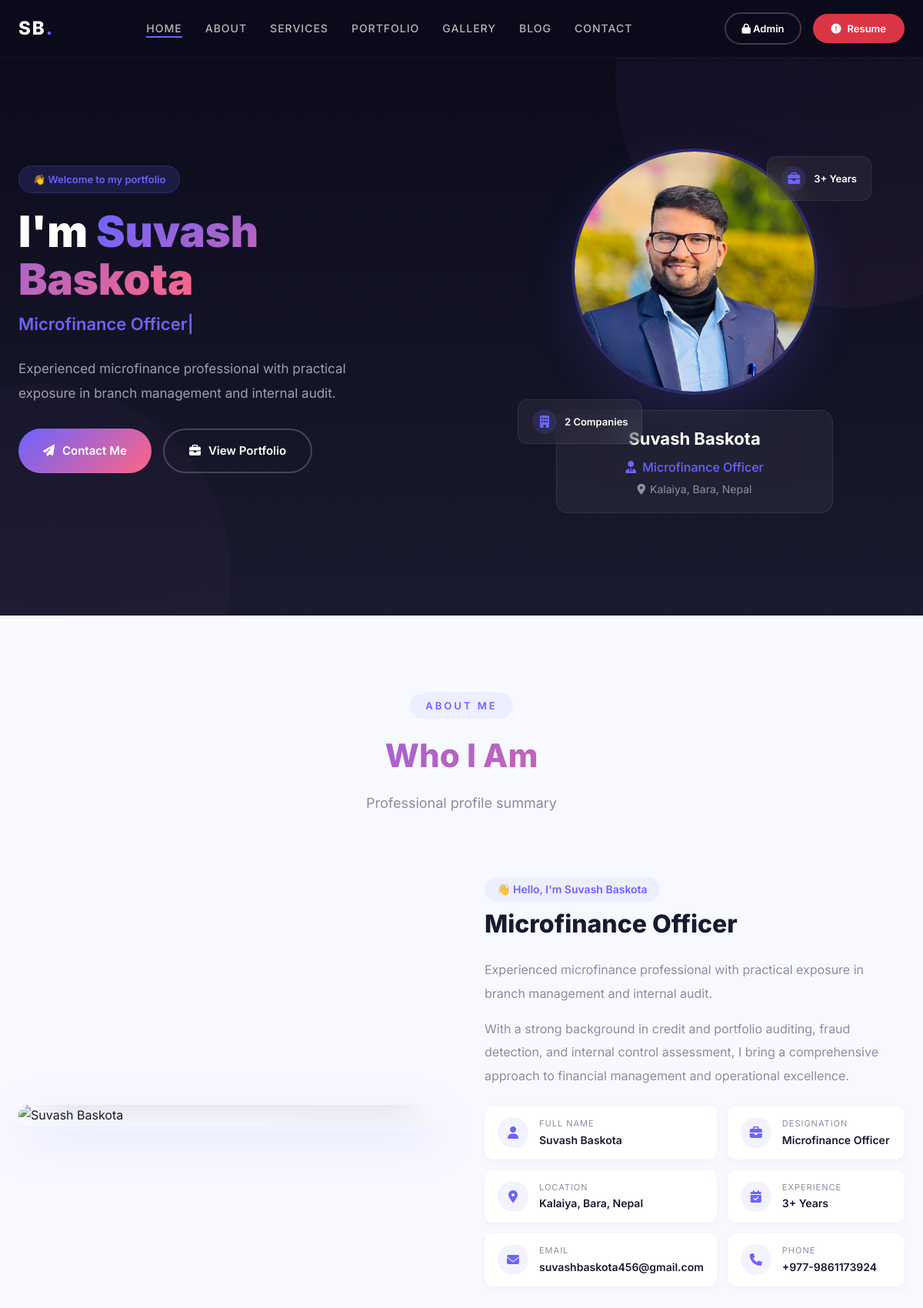
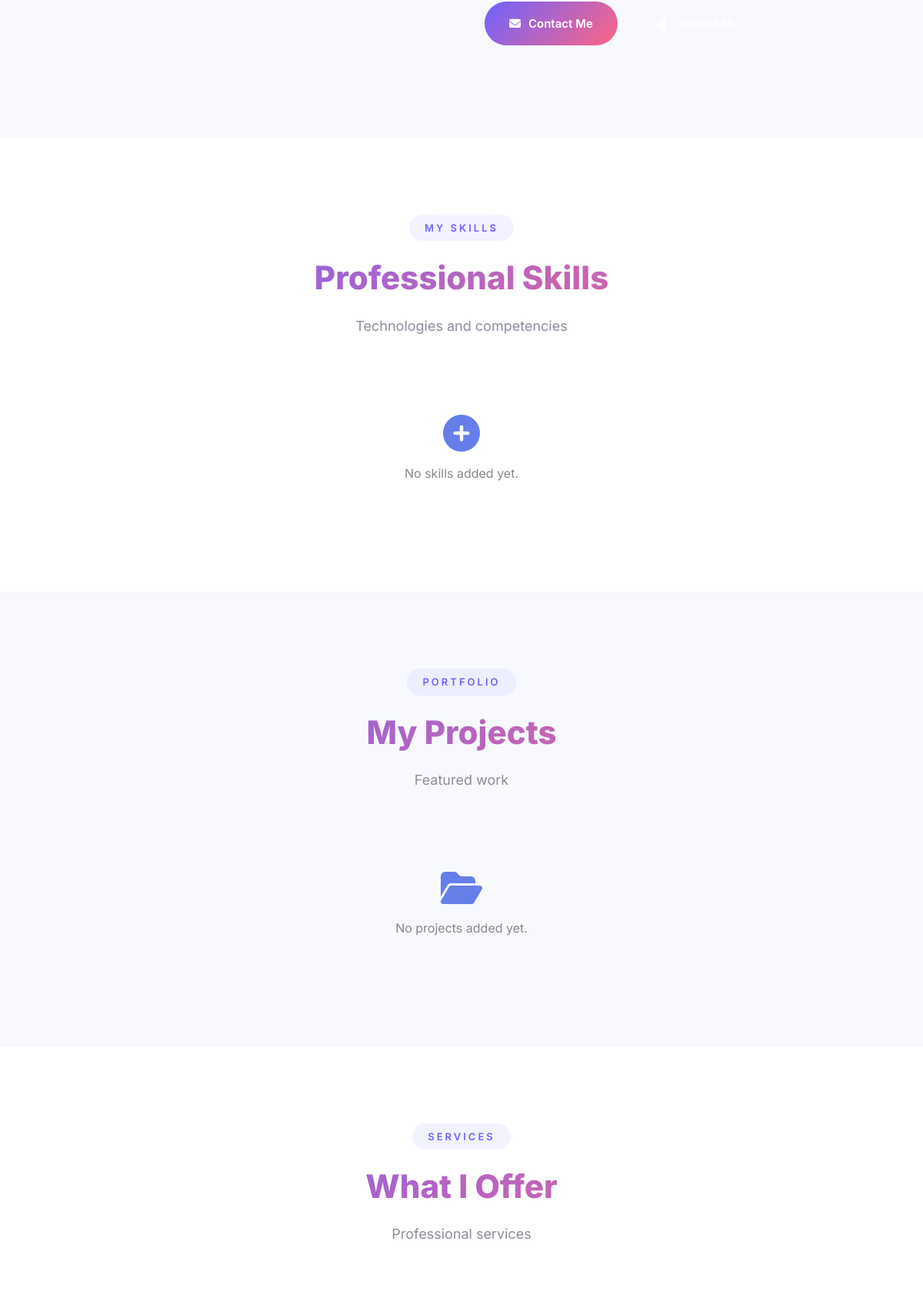
The page / (upper part) on the database its author committed (2 pictures, top to bottom).
### tables this page shows
CREATE TABLE IF NOT EXISTS about (
    id INT(11) AUTO_INCREMENT PRIMARY KEY,
    name VARCHAR(100) NOT NULL,
    designation VARCHAR(100),
    location VARCHAR(200),
    email VARCHAR(100),
    phone VARCHAR(50),
    experience VARCHAR(50),
    about_text TEXT,
    profile_image VARCHAR(255),
    cv_file VARCHAR(255),
    facebook VARCHAR(255),
    linkedin VARCHAR(255),
    twitter VARCHAR(255),
    youtube VARCHAR(255),
    instagram VARCHAR(255),
    updated_at TIMESTAMP DEFAULT CURRENT_TIMESTAMP ON UPDATE CURRENT_TIMESTAMP
);

### config.php (called while the page is built, shortened)
<?php
function isAdminLoggedIn() {
    return isset($_SESSION['admin_id']) && !empty($_SESSION['admin_id']);
}
function getAboutInfo($conn) {
    $result = $conn->query("SELECT * FROM about LIMIT 1");
    if ($result && $result->num_rows > 0) {
        return $result->fetch_assoc();
    }
    return null;
}
function getSkills($conn) {
    return $conn->query("SELECT * FROM skills ORDER BY percentage DESC");
}
function getFeaturedProjects($conn, $limit = 6) {
    $limit = (int)$limit;
    return $conn->query("SELECT * FROM projects WHERE featured = 1 ORDER BY created_at DESC LIMIT $limit");
}
function getServices($conn) {
    return $conn->query("SELECT * FROM services ORDER BY created_at ASC");
}
?>

### index.php (the view, shortened to what this page needs)
<?php
require_once 'config.php';
$about = getAboutInfo($conn);
$skills = getSkills($conn);
$projects = getFeaturedProjects($conn, 6);
$services = getServices($conn);
$isLoggedIn = isAdminLoggedIn();
$currentPhoto = 'profile.jpg';
$resumePath = __DIR__ . '/uploads/resume.pdf';
$resumeExists = file_exists($resumePath);
?>
<!DOCTYPE html>
<html lang="en">
<head>
    <link rel="stylesheet" href="https://cdnjs.cloudflare.com/ajax/libs/font-awesome/6.5.0/css/all.min.css">
</head>
<body>
<header class="header" id="header">
    <nav class="navbar">
        <div class="container">
            <div class="nav-content">
                <div class="logo">
                    <a href="index.php">SB<span>.</span></a>
                </div>
                <ul class="nav-menu" id="navMenu">
                    <li><a href="index.php" class="active">Home</a></li>
                    <li><a href="#about">About</a></li>
                    <li><a href="#services">Services</a></li>
                    <li><a href="#portfolio">Portfolio</a></li>
                    <li><a href="gallery.php">Gallery</a></li>
                    <li><a href="blog.php">Blog</a></li>
                    <li><a href="#contact">Contact</a></li>
                </ul>
                <div class="nav-actions">
                    <?php if ($isLoggedIn): ?>
                        <a href="admin/dashboard.php" class="btn-nav-outline" style="border-color:rgba(108,99,255,0.5);">
                            <i class="fas fa-user-shield"></i> Dashboard
                        </a>
                    <?php else: ?>
                        <a href="admin/login.php" class="btn-nav-outline">
                            <i class="fas fa-lock"></i> Admin
                        </a>
                    <?php endif; ?>
                    <?php if ($resumeExists): ?>
                        <a href="uploads/resume.pdf" class="btn-resume" download>
                            <i class="fas fa-download"></i> Resume
                        </a>
                    <?php else: ?>
                        <a href="#contact" class="btn-resume-missing">
                            <i class="fas fa-exclamation-circle"></i> Resume
                        </a>
                    <?php endif; ?>
                </div>
            </div>
        </div>
    </nav>
</header>
<section class="hero" id="home">
    <div class="container">
        <div class="hero-content">
            <div class="hero-text">
                <span class="hero-badge">👋 Welcome to my portfolio</span>
                <h1 class="hero-title">
                    I'm <span class="highlight"><?php echo htmlspecialchars($about['name'] ?? 'Suvash Baskota'); ?></span>
                </h1>
                <div class="hero-role">
                    <span class="typed-text" id="typed-text"></span>
                </div>
                <p class="hero-description">
                    <?php echo htmlspecialchars($about['about_text'] ?? 'Experienced microfinance professional with practical exposure in branch management and internal audit.'); ?>
                </p>
                <div class="hero-buttons">
                    <a href="#contact" class="btn-primary">
                        <i class="fas fa-paper-plane"></i> Contact Me
                    </a>
                    <a href="#portfolio" class="btn-secondary">
                        <i class="fas fa-briefcase"></i> View Portfolio
                    </a>
                </div>
            </div>
            <div class="hero-image">
                <div class="hero-image-wrapper">
                    <div class="photo-container">
                        <img src="uploads/<?php echo $currentPhoto; ?>" alt="<?php echo htmlspecialchars($about['name'] ?? 'Suvash Baskota'); ?>">
                        <div class="photo-badge">
                            <h3 class="badge-name"><?php echo htmlspecialchars($about['name'] ?? 'Suvash Baskota'); ?></h3>
                            <p class="badge-title">
                                <i class="fas fa-user-tie"></i> <?php echo htmlspecialchars($about['designation'] ?? 'Microfinance Officer'); ?>
                            </p>
                            <p class="badge-location">
                                <i class="fas fa-map-marker-alt"></i> <?php echo htmlspecialchars($about['location'] ?? 'Kalaiya, Bara, Nepal'); ?>
                            </p>
                        </div>
                    </div>
                    <div class="floating-card floating-card-1">
                        <i class="fas fa-briefcase"></i>
                        <span><?php echo htmlspecialchars($about['experience'] ?? '3+ Years'); ?></span>
                    </div>
                    <div class="floating-card floating-card-2">
                        <i class="fas fa-building"></i>
                        <span>2 Companies</span>
                    </div>
                </div>
            </div>
        </div>
    </div>
</section>
<section class="about" id="about">
    <div class="container">
        <div class="section-header">
            <span class="section-subtitle">About Me</span>
            <h2 class="section-title">Who I Am</h2>
            <p class="section-description">Professional profile summary</p>
        </div>
        <div class="about-wrapper">
            <div class="about-image-box">
                <div class="image-container">
                    <img src="uploads/<?php echo $about['profile_image'] ?? 'about.jpg'; ?>" alt="<?php echo htmlspecialchars($about['name'] ?? 'Suvash Baskota'); ?>">
                </div>
            </div>
            <div class="about-content-box">
                <div class="about-heading">
                    <span class="about-subtitle">👋 Hello, I'm <?php echo htmlspecialchars($about['name'] ?? 'Suvash Baskota'); ?></span>
                    <h3><?php echo htmlspecialchars($about['designation'] ?? 'Microfinance Professional & Auditor'); ?></h3>
                </div>
                <p class="about-description">
                    <?php echo nl2br(htmlspecialchars($about['about_text'] ?? 'Experienced microfinance professional with practical exposure in branch management and internal audit. Proven ability to lead branch operations, maintain portfolio quality, ensure policy compliance and strengthen internal control systems.')); ?>
                </p>
                <p class="about-description">
                    With a strong background in credit and portfolio auditing, fraud detection, and internal control assessment, I bring a comprehensive approach to financial management and operational excellence.
                </p>
                <div class="info-grid">
                    <div class="info-item">
                        <span class="info-icon"><i class="fas fa-user"></i></span>
                        <div>
                            <span class="info-label">Full Name</span>
                            <span class="info-value"><?php echo htmlspecialchars($about['name'] ?? 'Suvash Baskota'); ?></span>
                        </div>
                    </div>
                    <div class="info-item">
                        <span class="info-icon"><i class="fas fa-briefcase"></i></span>
                        <div>
                            <span class="info-label">Designation</span>
                            <span class="info-value"><?php echo htmlspecialchars($about['designation'] ?? 'Microfinance Officer'); ?></span>
                        </div>
                    </div>
                    <div class="info-item">
                        <span class="info-icon"><i class="fas fa-map-marker-alt"></i></span>
                        <div>
                            <span class="info-label">Location</span>
                            <span class="info-value"><?php echo htmlspecialchars($about['location'] ?? 'Kalaiya, Bara, Nepal'); ?></span>
                        </div>
                    </div>
                    <div class="info-item">
                        <span class="info-icon"><i class="fas fa-calendar-check"></i></span>
                        <div>
                            <span class="info-label">Experience</span>
                            <span class="info-value"><?php echo htmlspecialchars($about['experience'] ?? '3+ Years'); ?></span>
                        </div>
                    </div>
                    <div class="info-item">
                        <span class="info-icon"><i class="fas fa-envelope"></i></span>
                        <div>
                            <span class="info-label">Email</span>
                            <span class="info-value"><?php echo htmlspecialchars($about['email'] ?? 'suvashbaskota456@gmail.com'); ?></span>
                        </div>
                    </div>
                    <div class="info-item">
                        <span class="info-icon"><i class="fas fa-phone"></i></span>
                        <div>
                            <span class="info-label">Phone</span>
                            <span class="info-value"><?php echo htmlspecialchars($about['phone'] ?? '+977-9861173924'); ?></span>
                        </div>
                    </div>
                </div>
                <div class="about-buttons">
                    <?php
                    $cvPath = 'uploads/' . ($about['cv_file'] ?? 'resume.pdf');
                    if (file_exists($cvPath)):
                    ?>
                        <a href="<?php echo $cvPath; ?>" class="btn-primary" download>
                            <i class="fas fa-download"></i> Download CV
                        </a>
                    <?php else: ?>
                        <a href="#contact" class="btn-primary">
                            <i class="fas fa-envelope"></i> Contact Me
                        </a>
                    <?php endif; ?>
                    <a href="#contact" class="btn-secondary">
                        <i class="fas fa-paper-plane"></i> Contact Me
                    </a>
                </div>
            </div>
        </div>
    </div>
</section>
<section class="skills" id="skills">
    <div class="container">
        <div class="section-header">
            <span class="section-subtitle">My Skills</span>
            <h2 class="section-title">Professional Skills</h2>
            <p class="section-description">Technologies and competencies</p>
        </div>
        <div class="skills-grid">
            <?php if ($skills && $skills->num_rows > 0): ?>
                <?php while($skill = $skills->fetch_assoc()): ?>
                <div class="skill-item">
                    <div class="skill-header">
                        <span class="skill-name">
                            <i class="fas <?php echo $skill['icon'] ?? 'fa-star'; ?>"></i>
                            <?php echo htmlspecialchars($skill['name']); ?>
                        </span>
                        <span class="skill-percentage"><?php echo $skill['percentage']; ?>%</span>
                    </div>
                    <div class="skill-bar">
                        <div class="skill-progress" style="width: <?php echo $skill['percentage']; ?>%;"></div>
                    </div>
                </div>
                <?php endwhile; ?>
            <?php else: ?>
                <div style="text-align:center;padding:40px;color:#888;grid-column:1/-1;">
                    <i class="fas fa-plus-circle" style="font-size:48px;display:block;margin-bottom:15px;color:#667eea;"></i>
                    <p>No skills added yet.</p>
                </div>
            <?php endif; ?>
        </div>
    </div>
</section>
<section class="portfolio" id="portfolio">
    <div class="container">
        <div class="section-header">
            <span class="section-subtitle">Portfolio</span>
            <h2 class="section-title">My Projects</h2>
            <p class="section-description">Featured work</p>
        </div>
        <div class="portfolio-grid">
            <?php if ($projects && $projects->num_rows > 0): ?>
                <?php while($project = $projects->fetch_assoc()): ?>
                <div class="portfolio-item">
                    <div class="portfolio-image">
                        <img src="uploads/projects/<?php echo $project['image'] ?? 'default.jpg'; ?>" alt="<?php echo $project['title']; ?>">
                        <div class="portfolio-overlay">
                            <div class="portfolio-actions">
                                <?php if ($project['project_url']): ?>
                                    <a href="<?php echo $project['project_url']; ?>" target="_blank"><i class="fas fa-link"></i></a>
                                <?php endif; ?>
                                <?php if ($project['github_url']): ?>
                                    <a href="<?php echo $project['github_url']; ?>" target="_blank"><i class="fab fa-github"></i></a>
                                <?php endif; ?>
                            </div>
                        </div>
                    </div>
                    <div class="portfolio-info">
                        <h4><?php echo htmlspecialchars($project['title']); ?></h4>
                        <p><?php echo htmlspecialchars($project['category']); ?></p>
                    </div>
                </div>
                <?php endwhile; ?>
            <?php else: ?>
                <div style="text-align:center;padding:40px;color:#888;grid-column:1/-1;">
                    <i class="fas fa-folder-open" style="font-size:48px;display:block;margin-bottom:15px;color:#667eea;"></i>
                    <p>No projects added yet.</p>
                </div>
            <?php endif; ?>
        </div>
    </div>
</section>
<section class="services" id="services">
    <div class="container">
        <div class="section-header">
            <span class="section-subtitle">Services</span>
            <h2 class="section-title">What I Offer</h2>
            <p class="section-description">Professional services</p>
        </div>
        <div class="services-grid">
            <?php if ($services && $services->num_rows > 0): ?>
                <?php while($service = $services->fetch_assoc()): ?>
                <div class="service-card">
                    <div class="service-icon">
                        <i class="fas <?php echo $service['icon'] ?? 'fa-star'; ?>"></i>
                    </div>
                    <h3><?php echo htmlspecialchars($service['title']); ?></h3>
                    <p><?php echo htmlspecialchars($service['description']); ?></p>
                </div>
                <?php endwhile; ?>
            <?php else: ?>
                <div style="text-align:center;padding:40px;color:#888;grid-column:1/-1;">
                </div>
            <?php endif; ?>
        </div>
    </div>
</section>
</body>
</html>

### rows shown on the page
about: name "Suvash Baskota", about_text "Experienced microfinance professional with practical exposure in branch management and internal audit.", designation "Microfinance Officer", location "Kalaiya, Bara, Nepal", experience "3+ Years", email "suvashbaskota456@gmail.com", phone "+977-9861173924"
